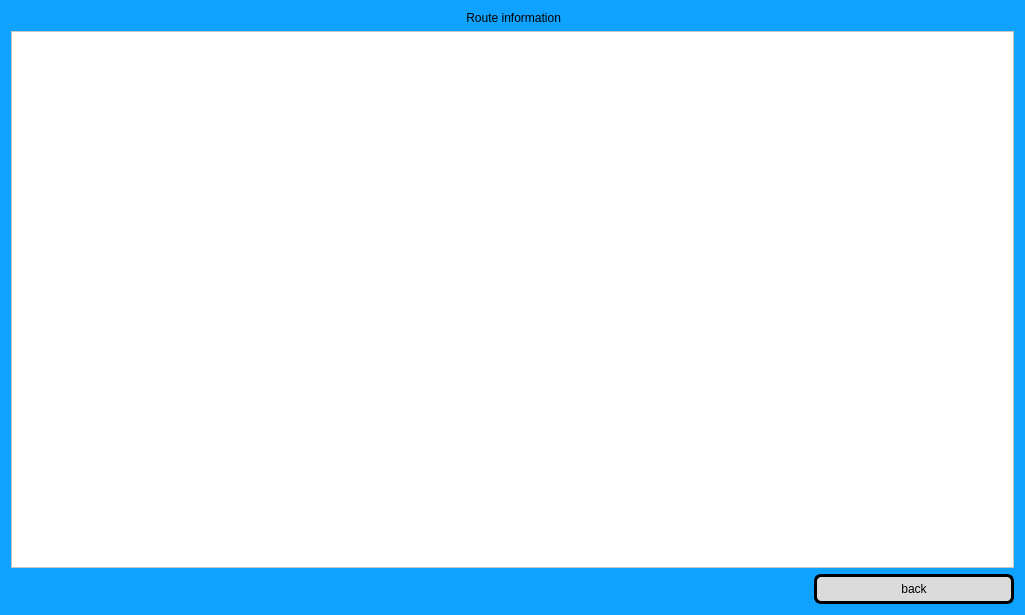
<?xml version="1.0" encoding="UTF-8"?>
<ui version="4.0">
 <class>ShowRoute</class>
 <widget class="QDialog" name="ShowRoute">
  <property name="geometry">
   <rect>
    <x>0</x>
    <y>0</y>
    <width>1025</width>
    <height>615</height>
   </rect>
  </property>
  <property name="windowTitle">
   <string>Dialog</string>
  </property>
  <property name="windowIcon">
   <iconset resource="Resource.qrc">
    <normaloff>:/img/8552951.png</normaloff>:/img/8552951.png</iconset>
  </property>
  <property name="styleSheet">
   <string notr="true">background-color: rgb(15, 163, 255);</string>
  </property>
  <layout class="QVBoxLayout" name="verticalLayout">
   <item alignment="Qt::AlignHCenter">
    <widget class="QLabel" name="LEinformRoute">
     <property name="styleSheet">
      <string notr="true">font: 28pt &quot;Gabriola&quot;;</string>
     </property>
     <property name="text">
      <string> Route information</string>
     </property>
    </widget>
   </item>
   <item>
    <widget class="QTableView" name="TVroute">
     <property name="styleSheet">
      <string notr="true">background-color:rgb(255, 255, 255);
font: 12pt &quot;Times New Roman&quot;;</string>
     </property>
    </widget>
   </item>
   <item alignment="Qt::AlignRight">
    <widget class="QPushButton" name="PBback">
     <property name="minimumSize">
      <size>
       <width>200</width>
       <height>30</height>
      </size>
     </property>
     <property name="styleSheet">
      <string notr="true">QPushButton {
    color: #000000;
    background-color: rgb(219, 219, 219);
    border-radius: 7px; 
    border: 3px solid rgb(0, 0, 0);
}


QPushButton:hover {
    color: #000000;
    background-color: rgb(201, 201, 201); 
    border: 2px solid rgb(0, 0, 0);
}
QPushButton {
	font: 14pt &quot;Gabriola&quot;;
    color: #000000;
    background-color: rgb(219, 219, 219);
    border-radius: 7px; 
    border: 3px solid rgb(0, 0, 0);
}</string>
     </property>
     <property name="text">
      <string>back</string>
     </property>
    </widget>
   </item>
  </layout>
 </widget>
 <resources>
  <include location="Resource.qrc"/>
 </resources>
 <connections/>
</ui>
